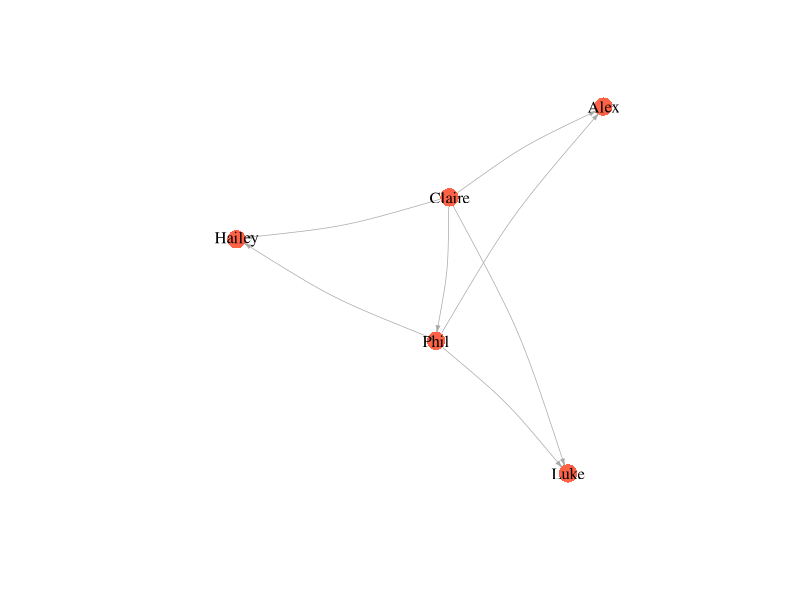
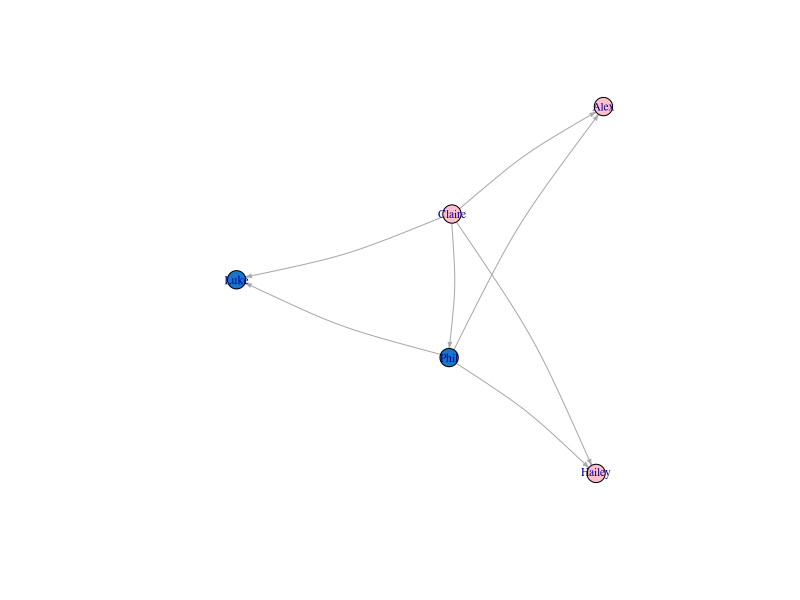
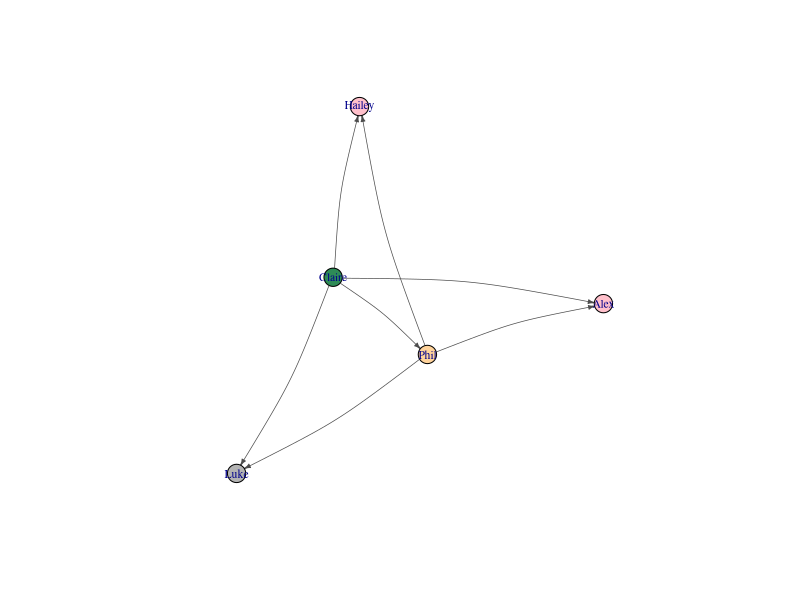
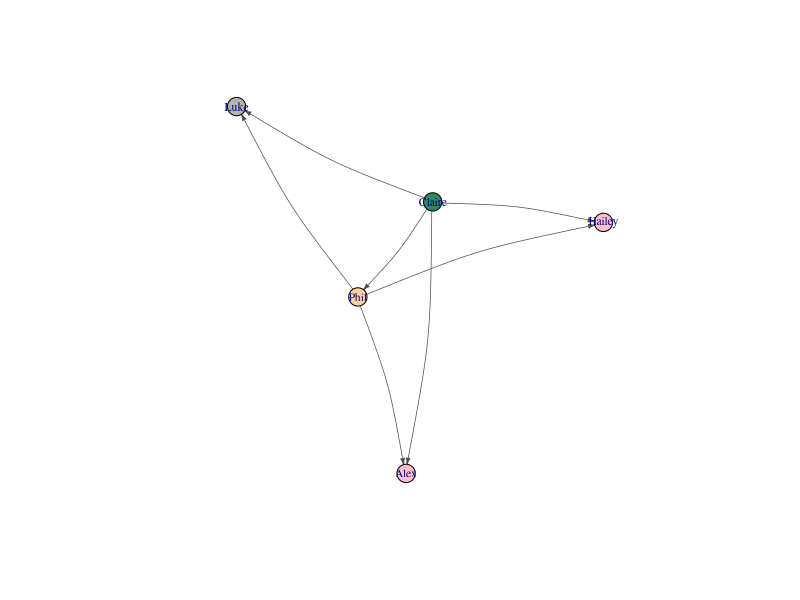

Source code (R) for these figures, in order:

#Setup 

install.packages("igraph", repos = 'http://cran.us.r-project.org')
library("igraph")

#Edgelist einlesen 

modernfamily_edgelist = read.csv("modernfamily_edgelist.csv", sep = ";", 
                                 stringsAsFactors = F)
#Edgelist als Matrix 

modernfamily_edgelist <- as.matrix(modernfamily_edgelist)

#Gerichtetes Netzwerk vorbereiten 

modernfamilyNetwork <- graph.edgelist(modernfamily_edgelist, directed = TRUE)
modernfamilyNetwork
View(modernfamilyNetwork)
V(modernfamilyNetwork)$name

#Visualisierung Edgelist 

plot(modernfamilyNetwork, vertex.size = 10, vertex.color = "tomato", 
     vertex.frame.color = NA,
     vertex.lable.cex = .7, 
     vertex.label.color = "black",
     edge.curved = .1, 
     edge.arrow.size = .3, 
     edge.width = .7)
kamadaLayout <- layout.kamada.kawai(modernfamilyNetwork)


#Nodelist einlesen und Eigenschaften anzeigen
modernfamily_Nodelist = read.csv("modernfamily_Nodelist.csv", sep = ";", 
                                 stringsAsFactors = F)
head(modernfamily_Nodelist)

#mehr Eigenschaften im Netzwerk Modern Family einsehbar 

## Edgelist nochmal einlesen 
modernfamily_edgelist = read.csv("modernfamily_edgelist.csv", sep = ";", 
                                 stringsAsFactors = F)

##Nodelist nochmal einlesen 
modernfamily_Nodelist = read.csv("modernfamily_Nodelist.csv", sep = ";", 
                                 stringsAsFactors = F)
head(modernfamily_Nodelist)

#Edgelist und Nodelist zusammenführen ins Netzwerk 
modernfamilyNetwork <- graph_from_data_frame(d = modernfamily_edgelist,
                                             directed = T,
                                             vertices = modernfamily_Nodelist)
                                
modernfamilyNetwork

#Reihenfolge Geschlecht 

V(modernfamilyNetwork)$Geschlecht [1:5]

#Geschlechtern Farben zuordnen 

V(modernfamilyNetwork)$color <- ifelse(V(modernfamilyNetwork)
                                       $Geschlecht=="maennlich", "dodgerblue3",
                                       "pink")

#Visualisierung mit Geschlechtern nach Farben 

plot(modernfamilyNetwork, vertex.size = 10, vertex.frame.color = "black",
     vertex.label.cex = .7, 
     edge.curved = .1, 
     edge.arrow.size = .3)

#Visualisierung nach Rollen in der Familie 

V(modernfamilyNetwork)$color <- NA 
V(modernfamilyNetwork)$color <- ifelse(V(modernfamilyNetwork)
                                       $Rolle == "Vater", "burlywood1", "tomato")
V(modernfamilyNetwork)$color <- ifelse(V(modernfamilyNetwork)
                                       $Rolle == "Mutter", "seagreen", 
                                       V(modernfamilyNetwork)$color)
V(modernfamilyNetwork)$color <- ifelse(V(modernfamilyNetwork)
                                       $Rolle == "Tochter", "pink", 
                                       V(modernfamilyNetwork)$color)
V(modernfamilyNetwork)$color <- ifelse(V(modernfamilyNetwork)
                                       $Rolle == "Sohn", "grey70", 
                                       V(modernfamilyNetwork)$color)
plot(modernfamilyNetwork, vertex.size = 10, 
     vertex.label.cex = .7, 
     edge.curved = .1, 
     vertex.frame.color = "black",
     edge.arrow.size = .3, 
     edge.width = .7, 
     edge.color = "grey30")

#Unterscheidung nach Alter und Visualisierung 

V(modernfamilyNetwork)$size = V(modernfamilyNetwork)$Alter/5

plot(modernfamilyNetwork, vertex.size = 10, 
     vertex.label.cex = .7, 
     edge.curved = .1, 
     vertex.frame.color = "black",
     edge.arrow.size = .3, 
     edge.width = .7, 
     edge.color = "grey30")

 





